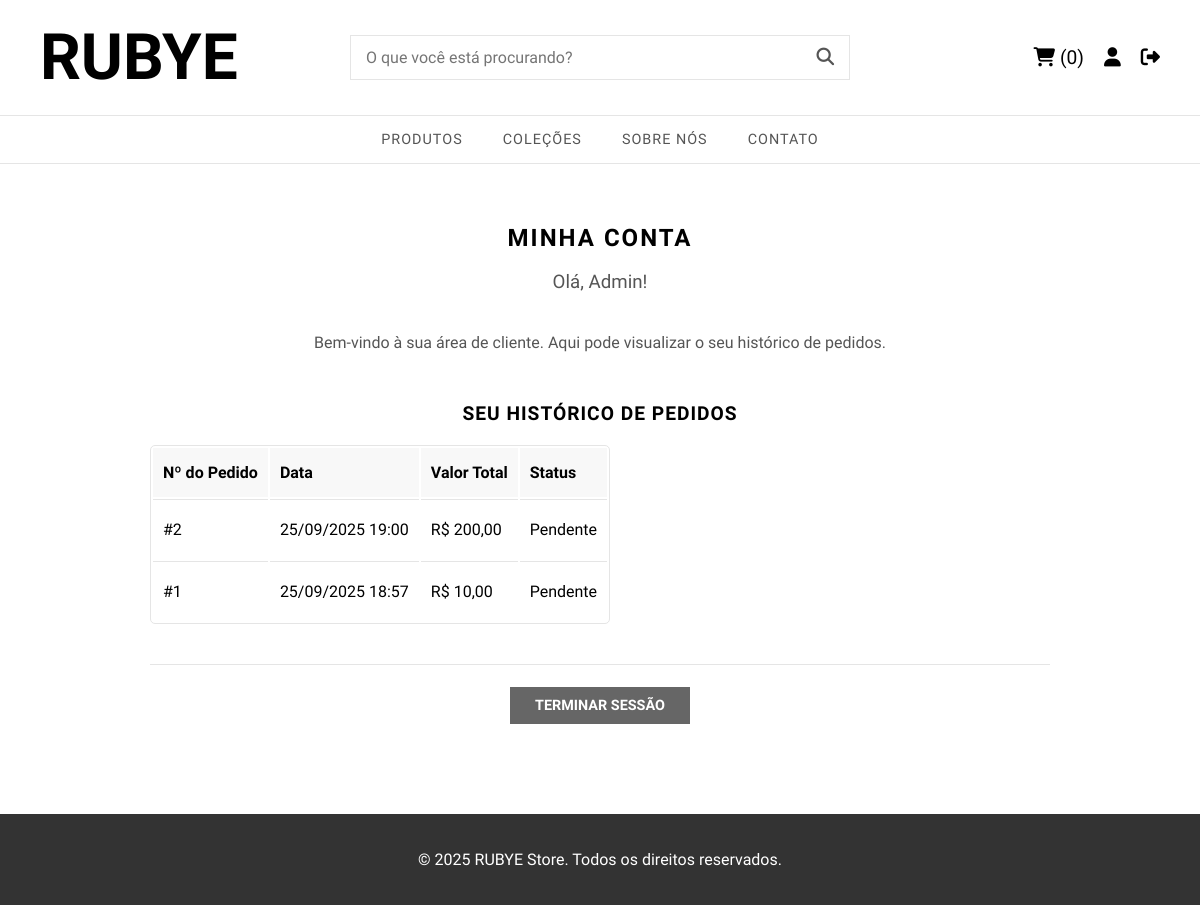
The app's page /minha_conta.php (signed in), older data.
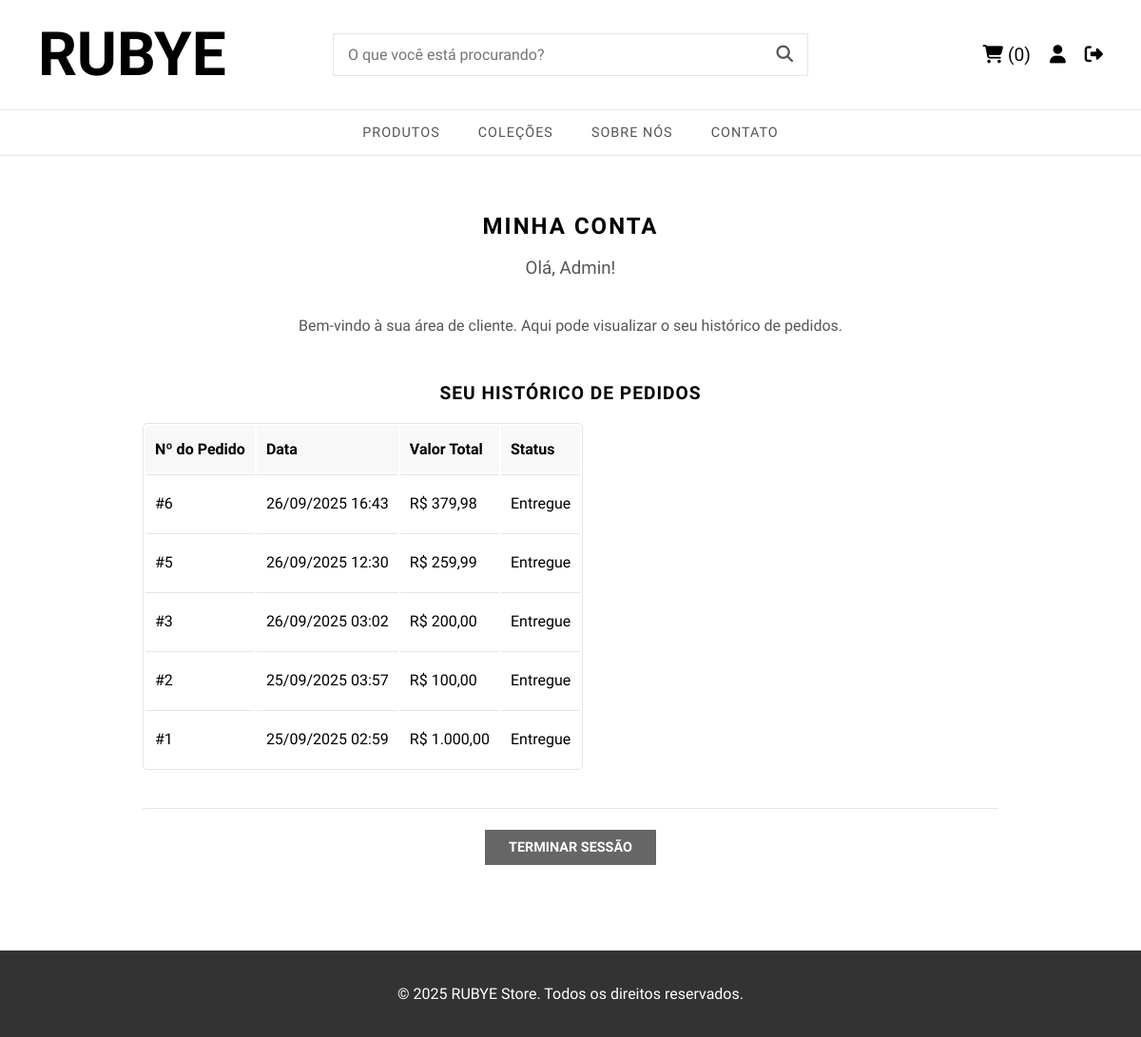
The same page, newer data.
### tables this page shows
CREATE TABLE `pedidos` (
  `id` int(11) NOT NULL,
  `usuario_id` int(11) NOT NULL,
  `total` decimal(10,2) NOT NULL,
  `status` enum('Pedido Recebido','Pagamento em Análise','Pagamento Confirmado','Em Separação','Enviado','Em rota de entrega','Entregue','Pedido Cancelado') NOT NULL DEFAULT 'Pedido Recebido',
  `data_pedido` timestamp NOT NULL DEFAULT current_timestamp()
);

### public/minha_conta.php (the view, shortened to what this page needs)
<?php
include 'partials/header.php';
$usuario_id = $_SESSION['usuario_id'];
?>
<div class="account-page">
    <h2>Minha Conta</h2>
    <h3>Olá, <?php echo htmlspecialchars($_SESSION['usuario_nome']); ?>!</h3>
    <p>Bem-vindo à sua área de cliente. Aqui pode visualizar o seu histórico de pedidos.</p>
    <div class="order-history">
        <h4>Seu Histórico de Pedidos</h4>
        <?php
        $stmt = $conexao->prepare("SELECT * FROM pedidos WHERE usuario_id = ? ORDER BY data_pedido DESC");
        $stmt->bind_param("i", $usuario_id);
        $stmt->execute();
        $pedidos = $stmt->get_result();
        if ($pedidos->num_rows > 0) :
        ?>
            <table>
                <thead>
                    <tr>
                        <th>Nº do Pedido</th>
                        <th>Data</th>
                        <th>Valor Total</th>
                        <th>Status</th>
                    </tr>
                </thead>
                <tbody>
                    <?php while ($pedido = $pedidos->fetch_assoc()) : ?>
                        <tr>
                            <td>#<?php echo $pedido['id']; ?></td>
                            <td><?php echo date('d/m/Y H:i', strtotime($pedido['data_pedido'])); ?></td>
                            <td>R$ <?php echo number_format($pedido['total'], 2, ',', '.'); ?></td>
                            <td><?php echo htmlspecialchars($pedido['status']); ?></td>
                        </tr>
                    <?php endwhile; ?>
                </tbody>
            </table>
        <?php else : ?>
            <p>Você ainda não fez nenhum pedido.</p>
        <?php endif; ?>
    </div>
    <div class="account-actions">
        <a href="logout.php" class="btn-secondary">Terminar Sessão</a>
    </div>
</div>
<?php include 'partials/footer.php'; ?>

Row changes from the older to the newer data that the page shows:
added pedidos: id "6", data_pedido "26/09/2025 16:43", total "379,98", status "Entregue"
added pedidos: id "5", data_pedido "26/09/2025 12:30", total "259,99", status "Entregue"
added pedidos: id "3", data_pedido "26/09/2025 03:02", total "200,00", status "Entregue"
changed pedidos id 2: data_pedido "25/09/2025 19:00" → "25/09/2025 03:57"; total "200,00" → "100,00"; status "Pendente" → "Entregue"
changed pedidos id 1: data_pedido "25/09/2025 18:57" → "25/09/2025 02:59"; total "10,00" → "1.000,00"; status "Pendente" → "Entregue"
